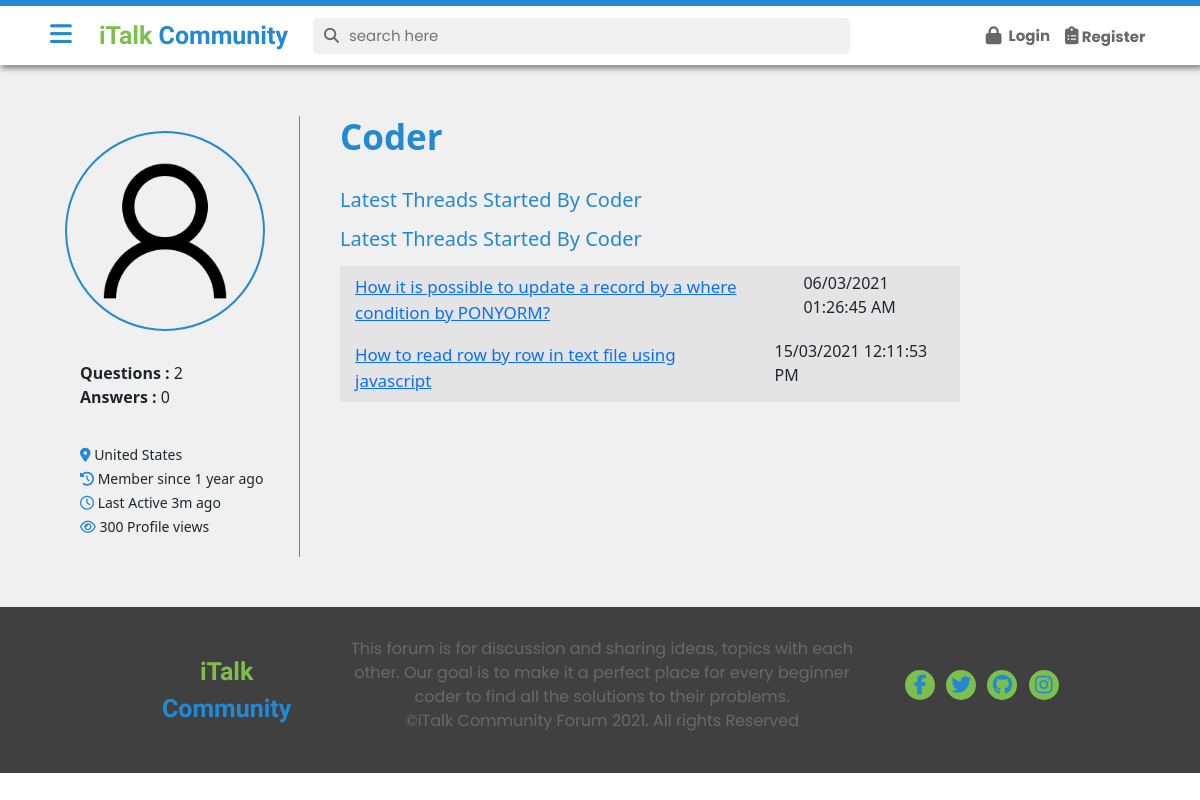
Page /user.php?v=3 on the committed database.
### tables this page shows
CREATE TABLE `users_23` (
  `user_id` int(7) NOT NULL,
  `username` varchar(23) NOT NULL,
  `email` varchar(255) NOT NULL,
  `password` varchar(255) NOT NULL,
  `user_description` text NOT NULL,
  `user_img` varchar(255) NOT NULL,
  `timestamp` datetime NOT NULL DEFAULT current_timestamp()
);

CREATE TABLE `threads` (
  `thread_id` int(7) NOT NULL,
  `thread_title` varchar(255) NOT NULL,
  `thread_desc` text NOT NULL,
  `thread_cat_id` int(7) NOT NULL,
  `thread_user_id` int(7) NOT NULL,
  `timestamp` datetime NOT NULL DEFAULT current_timestamp()
);

### user.php (the view, shortened to what this page needs)
<?php
$user_id = $_GET['v'];
?>
<!DOCTYPE html>
<html lang="en">
<head>
    <link rel="stylesheet" href="https://cdnjs.cloudflare.com/ajax/libs/font-awesome/5.15.3/css/all.min.css">
    <link href="https://cdn.jsdelivr.net/npm/bootstrap@5.0.0-beta2/dist/css/bootstrap.min.css" rel="stylesheet">
    <link rel="stylesheet" href="style.css?v=<?php echo time(); ?>">
    <link rel="stylesheet" href="partials/css/partials.css?v=<?php echo time(); ?>">
    <link rel="stylesheet" href="css/user.css?v=<?php echo time(); ?>">
</head>
<body>
    <?php require "partials/_header.php"; ?>
    <div class="main-container">
        <?php require "partials/_sidenav.php" ?>
        <div class="_main" id="main">
            <div class="user">
                <div class="user-left">
                    <div>
                        <img src="assets/images/user.png" alt="">
                    </div>
                    <div class="user-activity">
                        <?php
                        $sql_thread_count = "SELECT * FROM `threads` WHERE thread_user_id = $user_id";
                        $res_thread_count = mysqli_query($conn, $sql_thread_count);
                        $thread_count = mysqli_num_rows($res_thread_count);
                        $sql_comment_count = "SELECT * FROM `comments` WHERE comment_by = $user_id";
                        $res_comment_count = mysqli_query($conn, $sql_comment_count);
                        $comment_count = mysqli_num_rows($res_comment_count);
                        echo '<ul>
                            <li><strong>Questions : </strong> ' . $thread_count . ' </li>
                            <li><strong>Answers : </strong> ' . $comment_count . ' </li>
                        </ul>';
                        ?>
                    </div>
                    <div class="user-data">
                        <ul>
                            <li><span class="icon"><i class="fas fa-map-marker-alt"></i></span> United States </li>
                            <li><span class="icon"><i class="fas fa-history"></i></span> Member since 1 year ago </li>
                            <li><span class="icon"><i class="far fa-clock"></i></span> Last Active 3m ago </li>
                            <li><span class="icon"><i class="far fa-eye"></i></span> 300 Profile views </li>
                        </ul>
                    </div>
                </div>
                <div class="user-right">
                    <?php
                    $sql = "SELECT * FROM `users_23` WHERE `user_id` = $user_id";
                    $res = mysqli_query($conn, $sql);
                    while ($row = mysqli_fetch_assoc($res)) {
                        $username = $row['username'];
                        $desc = $row['user_description'];
                    }
                    echo '<h1>' . $username . '</h1>
                            <p>' . $desc . '</p>';
                    ?>
                    <div class="user-threads">
                        <?php
                        $sql_thread = "SELECT * FROM `threads` WHERE thread_user_id=$user_id ";
                        $res_thread = mysqli_query($conn, $sql_thread);
                        while ($row_thread = mysqli_fetch_assoc($res_thread)) {
                            $thread_title = $row_thread['thread_title'];
                            $thread_time = $row_thread['timestamp'];
                            $thread_id = $row_thread['thread_id'];
                        ?>
                            <h2>Latest Threads Started by <?php echo $username; ?></h2>
                            <table class="table table-hover table-striped m-0">
                                <tbody>
                                    <tr>
                                    <?php
                                    echo '
                    <td class="thread"><a href="thread.php?thread_id='. $thread_id.'">' . $thread_title . ' </a></td>
                    <td>' . date("d/m/Y h:i:s A", strtotime($thread_time)) . '</td>';
                                }
                                    ?>
                                    </tr>
                                </tbody>
                            </table>
                    </div>
                </div>
            </div>
        </div>
    </div>
    <?php require "partials/_footer.php"; ?>
</body>
</html>

### style.css (style rules this page uses)
:root { --primary : #2389D3; --secondary : #7DBF4D; --dark : #191e1e; --light : #F0F0F0; --bgwhite : #f4f7f9; --pure: #fff; --grey :#686868; --bglight:#f0f0f0; }
*, *:before, *:after { margin: 0; padding: 0; box-sizing: border-box; }
html { font-size: 62.5%; -webkit-font-smoothing: antialiased; }
body { background: var(--pure); font-size: 1.6rem; }
div.main-container { padding: 0; margin-top: 6.6rem; }
.main ._main { margin: 0rem; padding: 5rem; position: relative; }

### css/user.css (style rules this page uses)
.user { display: flex; flex-wrap: wrap; }
.user .user-left { padding: 1rem; border-right: 1px solid grey; padding-right: 2rem; width: 25rem; }
.user .user-left img { border: 2px solid var(--primary); border-radius: 50%; width: 20rem; height: 20rem; margin: 0.5rem; margin-bottom: 3rem; }
.user .user-left .user-activity { margin-bottom: 3.5rem; }
.user .user-left .user-activity ul { list-style: none; }
.user .user-left .user-activity ul li { padding-right: 1rem; }
.user .user-left .user-data ul { list-style: none; }
.user .user-left .user-data ul li { font-weight: 400; font-size: 1.4rem; margin-bottom: 0.3rem; }
.user .user-left .user-data ul li span.icon { color: var(--primary); }
.user .user-right { padding-left: 4rem; width: 60%; }
.user .user-right h1 { color: var(--primary); font-size: 3.5rem; margin-bottom: 2rem; font-weight: 600; text-transform: capitalize; }
.user .user-right .user-threads { margin-bottom: 3rem; }
.user .user-right .user-threads h2 { font-size: 2rem; color: var(--primary); margin-bottom: 1.5rem; text-transform: capitalize; }
.user .user-right .user-threads table { width: 100%; }
.user .user-right .user-threads table tbody tr td.thread { font-weight: 400; font-size: 1.7rem; color: var(--dark); padding: 0.8rem 1.5rem; }

### rows in the picture
users_23: username "Coder"
threads: thread_title "How it is possible to update a record by a where condition by PONYORM?", timestamp "06/03/2021 01:26:45 AM"
threads: thread_title "How to read row by row in text file using javascript", timestamp "15/03/2021 12:11:53 PM"

### other values in the picture
$thread_count "2"
$comment_count "0"
